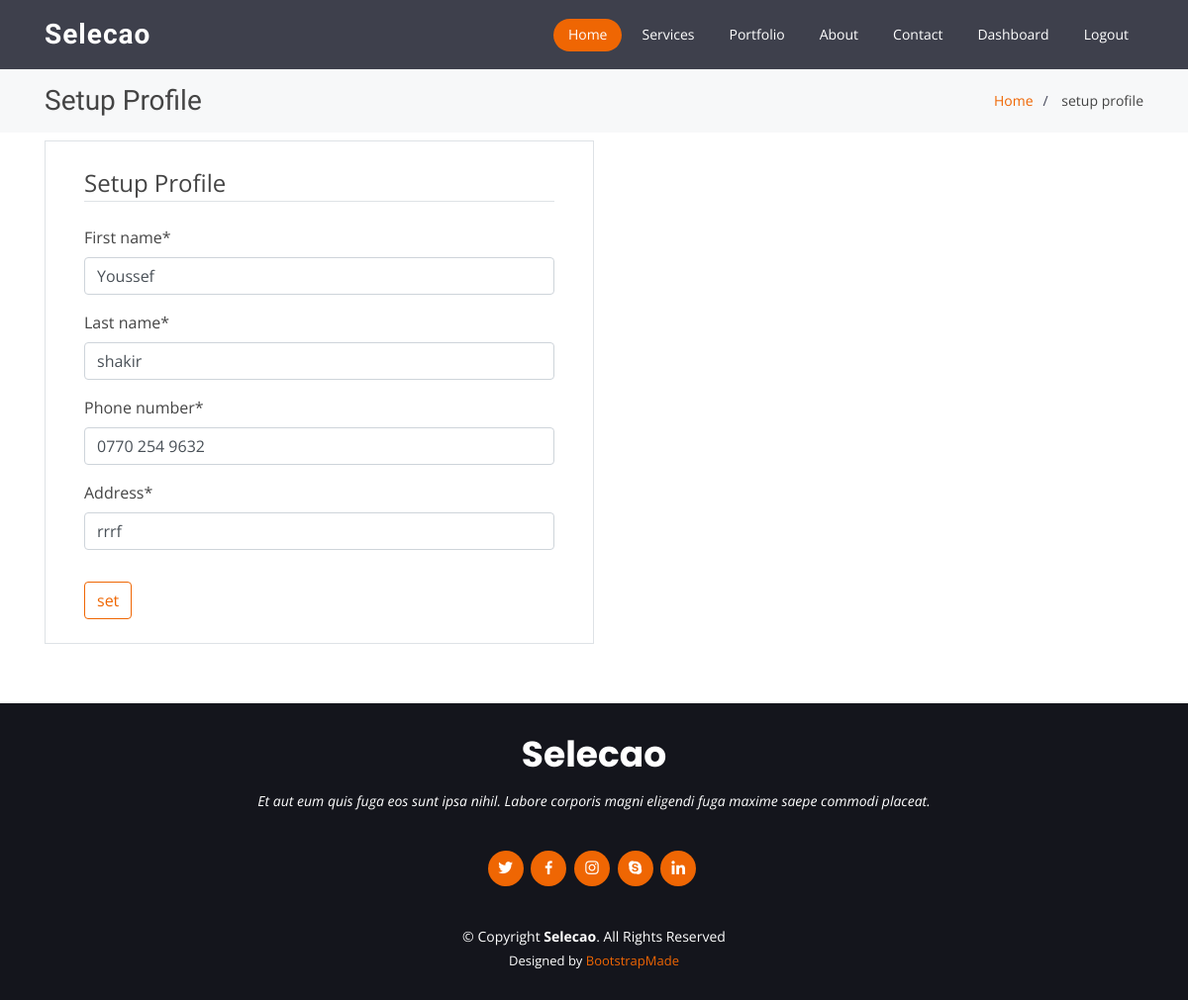
Page /setup/ (signed in) on the earlier database version.
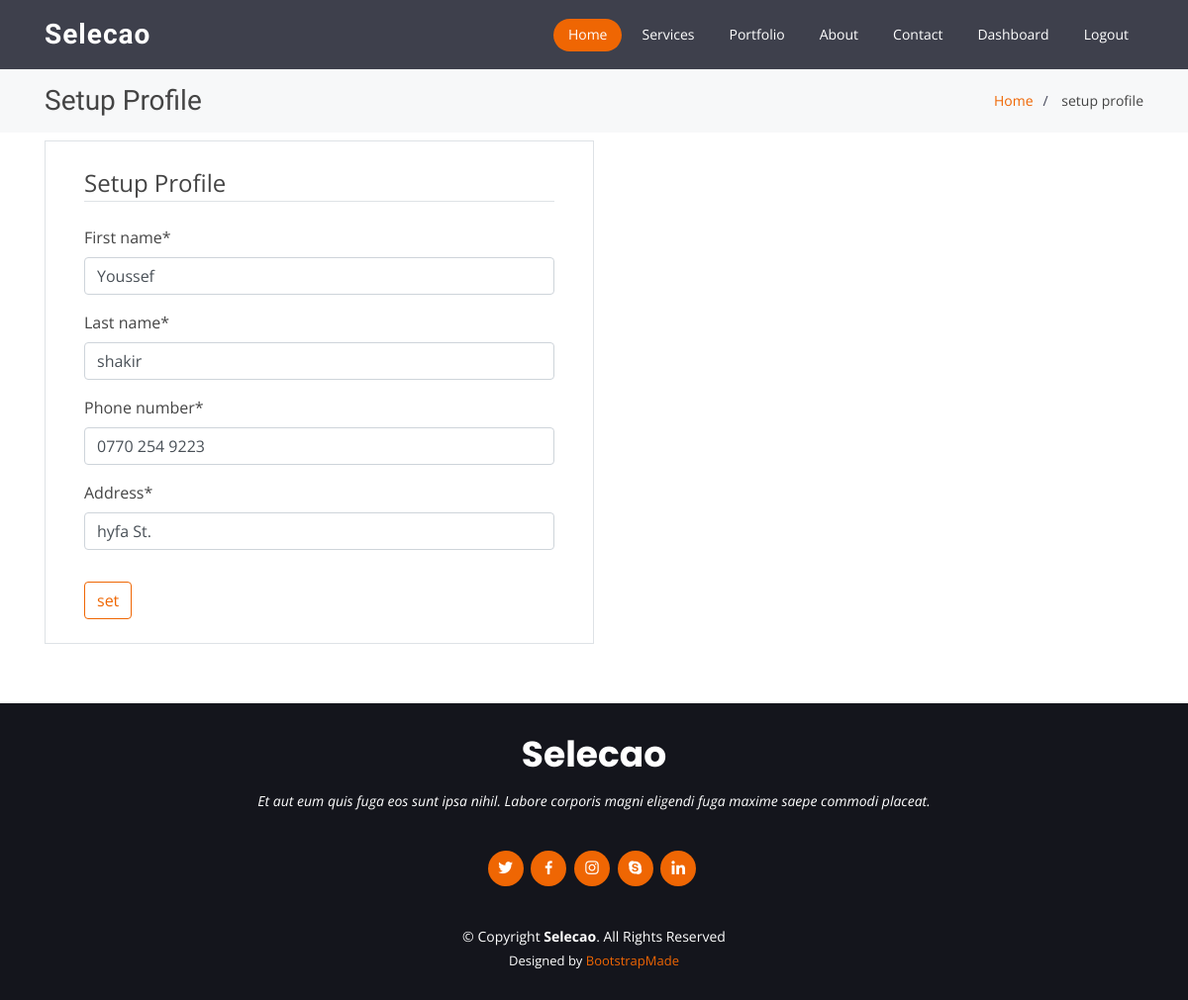
Same page on the later database version.
### users/models.py (models this page shows, shortened)
class Profile(models.Model):
	user = models.OneToOneField(User,on_delete=models.CASCADE)
	phone_number = PhoneNumberField(null=False, blank=False, unique=False)
	address = models.CharField(max_length=250)

### users/views.py (the view)
# urls.py: path('setup/',users_views.setprofile,name='setprofile')
@login_required
def setprofile(request):
		if request.method == 'POST':
			form_1 = SetProfileForm(request.POST,instance=request.user.profile)
			form_2 = SetFaLForm(request.POST,instance=request.user)
			if form_1.is_valid() and form_2.is_valid():
				form_1.save()
				form_2.save()
				messages.success(request,'your profile has been set')
				return redirect('userside:dashboard')
			else:
				messages.success(request,'error try agine later')
				return redirect('setprofile')
		else:
			form_1 = SetProfileForm(instance=request.user.profile)
			form_2 = SetFaLForm(instance=request.user)
			context = {'form_1':form_1,'form_2':form_2}
			return render(request,'users/set_profile.html',context)

### users/forms.py
class SetProfileForm(forms.ModelForm):
	class Meta:
		model = Profile
		fields = ['phone_number','address']

class SetFaLForm(forms.ModelForm):
    first_name = forms.CharField(required=True)
    last_name = forms.CharField(required=True)
    class Meta:
        model = User
        fields = ('first_name','last_name')

### template/users/set_profile.html (shortened to what this page needs)
{% extends 'userside/base.html' %}
{% load crispy_forms_tags %}
{% block p_title %} Setup Profile {% endblock %}
{% block s_title %} setup profile {% endblock %}
{% block content %}
<div class="content-section col-sm-10 col-lg-6 border">
<form method="POST" class="m-4">
	<fieldset class="form-group">
		<legend class="border-bottom mb-4">Setup Profile</legend>
		{{form_2|crispy}}
		{{form_1|crispy}}
	</fieldset>
	<button class="btn btn-org" type="submit">set</button>
</form>
</div>
{% endblock %}

### template/userside/base.html (shortened to what this page needs)
{% load static %}
<!DOCTYPE html>
<html lang="en">
<head>
  <link href="{% static 'assets/vendor/bootstrap/css/bootstrap.min.css' %}" rel="stylesheet">
  <link href="{% static 'assets/vendor/icofont/icofont.min.css' %}" rel="stylesheet">
  <link href="{% static 'assets/vendor/boxicons/css/boxicons.min.css' %}" rel="stylesheet">
  <link href="{% static 'assets/vendor/animate.css/animate.min.css' %}" rel="stylesheet">
  <link href="{% static 'assets/vendor/remixicon/remixicon.css' %}" rel="stylesheet">
  <link href="{% static 'assets/vendor/line-awesome/css/line-awesome.min.css' %}" rel="stylesheet">
  <link href="{% static 'assets/vendor/venobox/venobox.css' %}" rel="stylesheet">
  <link href="{% static 'assets/vendor/owl.carousel/assets/owl.carousel.min.css' %}" rel="stylesheet">
  <link href="{% static 'assets/vendor/aos/aos.css' %}" rel="stylesheet">
  <link href="{% static 'assets/css/style.css' %}" rel="stylesheet">
</head>
<body>
  <header id="header" class="fixed-top d-flex align-items-center ">
    <div class="container d-flex align-items-center">
      <div class="logo mr-auto">
        <h1 class="text-light"><a href="index.html">Selecao</a></h1>
      </div>
      <nav class="nav-menu d-none d-lg-block">
        <ul>
          <li class="active"><a href="index.html">Home</a></li>
          <li><a href="#services">Services</a></li>
          <li><a href="#portfolio">Portfolio</a></li>
          <li><a href="#about">About</a></li>
          <li><a href="#contact">Contact</a></li>
          {% if user.is_authenticated %}
          <li><a href="{% url 'userside:dashboard' %}">Dashboard</a></li>
          <li><a href="{% url 'logout' %}">Logout</a></li>
        </ul>
      </nav>
    </div>
  </header>
  <main id="main">
    <section class="breadcrumbs">
      <div class="container">
        <div class="d-flex justify-content-between align-items-center">
          <h2>{% block p_title %}{% endblock %}</h2>
          <ol>
            <li><a href="{% url 'userside:home' %}">Home</a></li>
            <li>{% block s_title %}{% endblock %}</li>
          </ol>
        </div>
      </div>
    </section>
    <section class="inner-page pt-2">
      <div class="container">
          {% block content %}
          {% endblock %}
      </div>
    </section>
  </main>
  <footer id="footer">
    <div class="container">
      <h3>Selecao</h3>
      <p>Et aut eum quis fuga eos sunt ipsa nihil. Labore corporis magni eligendi fuga maxime saepe commodi placeat.</p>
      <div class="social-links">
        <a href="#" class="twitter"><i class="bx bxl-twitter"></i></a>
        <a href="#" class="facebook"><i class="bx bxl-facebook"></i></a>
        <a href="#" class="instagram"><i class="bx bxl-instagram"></i></a>
        <a href="#" class="google-plus"><i class="bx bxl-skype"></i></a>
        <a href="#" class="linkedin"><i class="bx bxl-linkedin"></i></a>
      </div>
      <div class="copyright">
        &copy; Copyright <strong><span>Selecao</span></strong>. All Rights Reserved
      </div>
      <div class="credits">
        Designed by <a href="https://bootstrapmade.com/">BootstrapMade</a>
      </div>
    </div>
  </footer>
</body>
</html>

### static/assets/css/style.css (style rules this page uses)
body { font-family: "Open Sans", sans-serif; color: #444444; }
a { color: #ef6603; }
h1, h2, h3, h4, h5, h6 { font-family: "Raleway", sans-serif; }
#header { height: 70px; transition: all 0.5s; z-index: 997; transition: all 0.5s; background: rgba(42, 44, 57, 0.9); }
#header .logo h1 { font-size: 28px; margin: 0; padding: 0; line-height: 1; font-weight: 700; letter-spacing: 1px; }
#header .logo h1 a, #header .logo h1 a:hover { color: #fff; text-decoration: none; }
.nav-menu, .nav-menu * { margin: 0; padding: 0; list-style: none; }
.nav-menu > ul > li { position: relative; white-space: nowrap; float: left; }
.nav-menu a { display: block; position: relative; color: #fff; padding: 5px 15px 7px 15px; margin-left: 5px; transition: 0.3s; font-size: 14px; border-radius: 50px; font-family: "Open Sans", sans-serif; }
.nav-menu a:hover, .nav-menu .active > a, .nav-menu li:hover > a { background: #ef6603; text-decoration: none; }
.mobile-nav { position: fixed; top: 55px; right: 15px; bottom: 15px; left: 15px; z-index: 9999; overflow-y: auto; background: #fff; transition: ease-in-out 0.2s; opacity: 0; visibility: hidden; border-radius: 10px; padding: 10px 0; }
.mobile-nav * { margin: 0; padding: 0; list-style: none; }
.mobile-nav a { display: block; position: relative; color: #2a2c39; padding: 10px 20px; font-weight: 500; outline: none; }
.mobile-nav a:hover, .mobile-nav .active > a, .mobile-nav li:hover > a { color: #ef6603; text-decoration: none; }
section { padding: 60px 0; overflow: hidden; }
.breadcrumbs { padding: 15px 0; margin-top: 70px; background: #f7f8f9; min-height: 40px; }
.breadcrumbs h2 { font-size: 28px; font-weight: 400; margin: 0; }
.breadcrumbs ol { display: flex; flex-wrap: wrap; list-style: none; padding: 0; margin: 0; font-size: 14px; }
.breadcrumbs ol li + li { padding-left: 10px; }
.breadcrumbs ol li + li::before { display: inline-block; padding-right: 10px; color: #404356; content: "/"; }
#footer { background: #14151c; color: #fff; font-size: 14px; text-align: center; padding: 30px 0; }
#footer h3 { font-size: 36px; font-weight: 700; color: #fff; position: relative; font-family: "Poppins", sans-serif; padding: 0; margin: 0 0 15px 0; }
#footer p { font-size: 15; font-style: italic; padding: 0; margin: 0 0 40px 0; }
#footer .social-links { margin: 0 0 40px 0; }
#footer .social-links a { font-size: 18px; display: inline-block; background: #ef6603; color: #fff; line-height: 1; padding: 8px 0; margin-right: 4px; border-radius: 50%; text-align: center; width: 36px; height: 36px; transition: 0.3s; }
#footer .copyright { margin: 0 0 5px 0; }
#footer .credits { font-size: 13px; }
.btn-org { border-color:#ef6603; color:#ef6603; }

Differences in the rows shown:
changed Profile: phone_number "0770 254 9632" → "0770 254 9223"; address "rrrf" → "hyfa St."
